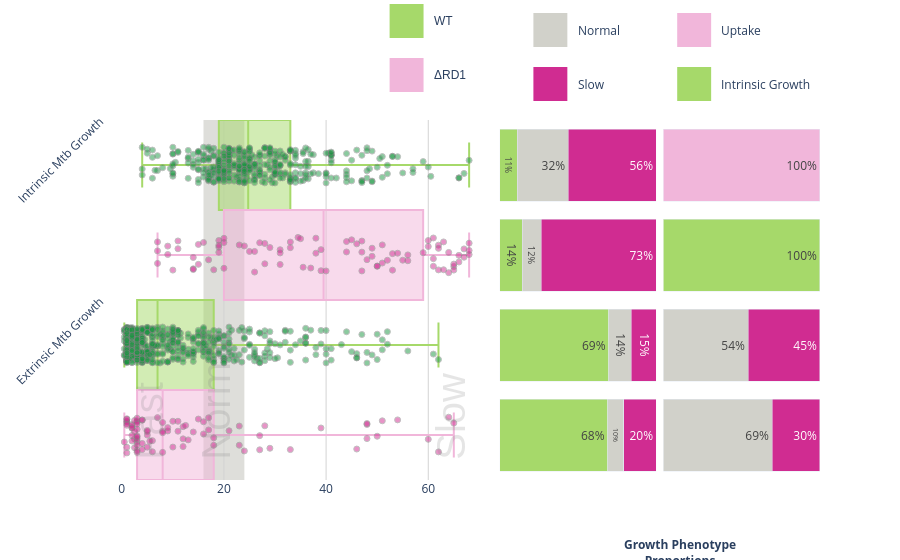

Here is the notebook cell this chart was saved with:
### Code cell
# Adjust y-positions for better separation
positions = {
    ('Intrinsic Mtb Growth', 'WT'): 3,
    ('Intrinsic Mtb Growth', 'RD1'): 2,
    ('Extrinsic Mtb Growth', 'WT'): 1,
    ('Extrinsic Mtb Growth', 'RD1'): 0
}

fig = make_subplots(rows=1, cols=3, column_widths=[0.5, 0.2, 0.2], horizontal_spacing=0.01)

# Main plot with adjusted positions
for growth in ['Intrinsic Mtb Growth', 'Extrinsic Mtb Growth']:
    for strain in subset_df['Strain'].unique():
        data = subset_df[(subset_df['Growth'] == growth) & (subset_df['Strain'] == strain)]
        y_pos = positions[(growth, strain)]
        
        # Box plot
        fig.add_trace(
            go.Box(
                x=data['Doubling Times'],
                y=[y_pos] * len(data),
                name=f"{growth} - {strain}",
                marker_color=expanded_piyg[1] if strain == 'WT' else expanded_piyg[-2],
                showlegend=False,
                orientation='h',
                boxpoints=False, width = 1
            ), row=1, col=1
        )
        
        # Strip plot with jitter
        jitter = np.random.uniform(-0.2, 0.2, len(data))
        fig.add_trace(
            go.Scatter(
                x=data['Doubling Times'],
                y=[y_pos + j for j in jitter],
                mode='markers',
                marker=dict(
                    color=expanded_piyg[0] if strain == 'WT' else expanded_piyg[-1],
                    size=6,
                    opacity=0.5,
                    line=dict(color='gray', width=1)
                ),
                showlegend=False
            ), row=1, col=1
        )

# Update layout with new y-axis settings
fig.update_layout(
    yaxis=dict(
        ticktext=['Extrinsic Mtb Growth', 'Intrinsic Mtb Growth', ],#'ΔRD1', 'WT'],
        tickvals=[1.5,3.5],
        tickmode='array', tickangle=360-45

    )
)
bin_start, bin_end = bins[1], bins[2]
fig.add_vrect(
    x0=bin_start, x1=bin_end,
    fillcolor=expanded_piyg[3],
    opacity=0.7,
    layer='below',
    line_width=0,
    row=1, col=1
)


    
# First proportion plot (Growth Speed)
growth_speed_data = subset_df.groupby(['Growth', 'Strain', 'Growth Category']).size().unstack(fill_value=0)
growth_speed_pcts = growth_speed_data.div(growth_speed_data.sum(axis=1), axis=0)

for i, (idx, row) in enumerate(growth_speed_pcts.iterrows()):
    left = 0
    for j, (category, color) in enumerate(zip(['Fast', 'Normal', 'Slow'], 
                            [expanded_piyg[1], expanded_piyg[3], expanded_piyg[5]])):
        if row[category] > 0:
            fig.add_trace(
                go.Bar(
                    x=[row[category]],
                    y=[i],
                    orientation='h',
                    marker_color=color,
                    name=category,
                    text=[f"{int(row[category]*100)}%"],
                    textposition='inside',
                    showlegend=(i==0)  # Only show legend for first group
                ), row=1, col=2
            )

for i, (growth, strain) in enumerate( [ ('Extrinsic Mtb Growth', 'WT'), 
                                       ('Extrinsic Mtb Growth', 'RD1'),
                                        ('Intrinsic Mtb Growth', 'WT'),
                                       ('Intrinsic Mtb Growth', 'RD1'),
                                      
                                    ]):
   if growth == 'Intrinsic Mtb Growth':
       # Single bar for intrinsic growth
       fig.add_trace(
           go.Bar(
               x=[1.0],
               y=[i],
               orientation='h',
               marker_color=expanded_piyg[1] if strain == 'WT' else expanded_piyg[-2],
               showlegend=False,
               text=['100%'],
               textposition='inside',
           ), row=1, col=3
       )
   else:
       # Stacked bars for extrinsic growth
       data = extrinsic_proportions.loc[strain]
       fig.add_trace(
           go.Bar(
               x=[data['Transfer']],
               y=[i],
               orientation='h',
               marker_color=expanded_piyg[-3],
               name='Transfer',
               showlegend=(i==0),
               text=[f"{int(data['Transfer']*100)}%"],
               textposition='inside',
           ), row=1, col=3
       )
       fig.add_trace(
           go.Bar(
               x=[data['Uptake']],
               y=[i],
               orientation='h',
               marker_color=expanded_piyg[-1],
               name='Uptake',
               showlegend=(i==0),
               text=[f"{int(data['Uptake']*100)}%"],
               textposition='inside',
           ), row=1, col=3
       )


# Update axes for proportion plots
fig.update_xaxes(range=[0, 1], showticklabels=False, row=1, col=2)
fig.update_xaxes(range=[0, 1], showticklabels=False, row=1, col=3)
fig.update_yaxes(range=[0, 1], showticklabels=False, row=1, col=2)
fig.update_yaxes(range=[0, 1], showticklabels=False, row=1, col=3)

# Update layout for proper stacking
fig.update_layout(
    barmode='stack',
    margin=dict(t=120),  # Top padding of 150px
    yaxis1=dict(range=[-0.5, 3.5]),
    yaxis2=dict(range=[-0.5, 3.5]),
    yaxis3=dict(range=[-0.5, 3.5])
)

# Remove all existing legends
fig.update_traces(showlegend=False)

# Add legend annotations above second plot (Growth Speed)
for i, (category, color) in enumerate(zip(['Fast', 'Normal', 'Slow'], 
                        [expanded_piyg[1], expanded_piyg[3], expanded_piyg[5]])):
    fig.add_shape(
        type="rect",
        x0=0.6, x1=0.65,
        y0=1.35 - (i*0.15), y1=1.45 - (i*0.15),
        xref="paper", yref="paper",
        fillcolor=color,
        line_color="white",
    )
    fig.add_annotation(
        x=0.66, y=1.4 - (i*0.15),
        text=category,
        xref="paper", yref="paper",
        showarrow=False,
        font=dict(size=12),
        xanchor='left',  # 'left', 'center', or 'right'
        yanchor='middle'  # 'top', 'middle', or 'bottom'
    )

# Add legend annotations above third plot (Transfer/Uptake)
colors = [expanded_piyg[-1], expanded_piyg[-2], expanded_piyg[1]]
for i, label in enumerate(['Transfer', 'Uptake', 'Intrinsic Growth']):
    fig.add_shape(
        type="rect",
        x0=0.8, x1=0.85,
        y0=1.35 - (i*0.15), y1=1.45 - (i*0.15),
        xref="paper", yref="paper",
        fillcolor=colors[i],
        line_color="white",
    )
    fig.add_annotation(
        x=0.86, y=1.4 - (i*0.15),
        text=label,
        xref="paper", yref="paper",
        showarrow=False,
        font=dict(size=12),
        xanchor='left',  # 'left', 'center', or 'right'
        yanchor='middle'  # 'top', 'middle', or 'bottom'
    )
# Add titles above legends
fig.add_annotation(
   x=0.625, y=1.55,
   text="Growth Speed",
   xref="paper", yref="paper",
   showarrow=False,
   font=dict(size=12, weight='bold'),
   xanchor='left',
   yanchor='middle'
)

fig.add_annotation(
   x=0.825, y=1.55,
   text="Mtb Origin",
   xref="paper", yref="paper",
   showarrow=False,
   font=dict(size=12, weight='bold'),
   xanchor='left',
   yanchor='middle'  
)

fig.add_annotation(
   x=0.725, y=-0.2,
   text="Growth Phenotype<br>Proportions",
   xref="paper", yref="paper",
   showarrow=False,
   font=dict(size=12, weight='bold'),
   xanchor='left',
   yanchor='middle'  
)

fig.update_layout(
   plot_bgcolor='white',
   paper_bgcolor='white'
)

fig.update_xaxes(
   showgrid=True,
   gridwidth=1,
   gridcolor='lightgrey',
   row=1, col=1
)
# Add vertical text labels
for text, x_pos in zip(['Fast', 'Normal', 'Slow'], [10, 23, 69]):
    fig.add_annotation(
        x=x_pos, y=-0.3,
        text=text,
        font=dict(size=40, color='gray', family='Helvetica'),
        opacity=0.2,
        showarrow=False,
        textangle=-90,
        row=1, col=1, 
        xanchor='right', 
        yanchor='bottom'  

    )
# Add legend for strains
colors = [expanded_piyg[1], expanded_piyg[-2]]  # WT and RD1 colors
for i, (label, color) in enumerate(zip(['WT', 'ΔRD1'], colors)):
   fig.add_shape(
       type="rect",
       x0=0.4, x1=0.45,
       y0=1.225 - (i*0.15), y1=1.325 - (i*0.15),
       xref="paper", yref="paper",
       fillcolor=color,
       line_color="white",
   )
   fig.add_annotation(
       x=0.46, y=1.275 - (i*0.15),
       text=label,
       xref="paper", yref="paper",
       showarrow=False,
       font=dict(size=12, family='Helvetica'),
       xanchor='left',
       yanchor='middle'
   )
fig.add_annotation(
   x=0.425, y=1.425,
   text="Strain",
   xref="paper", yref="paper",
   showarrow=False,
   font=dict(size=12, weight='bold', family='Helvetica'),
   xanchor='center',
   yanchor='middle'
    )
fig.show()

boxplot=fig

### Figure 1 — Plotly figure (JSON) as saved in the notebook; plotly's stock layout.template omitted (floating-point values rounded to 4 significant figures; data arrays with more than 128 entries replaced by an {"elided": "..."} marker saying what was removed)
{"data": [{"boxpoints": false, "marker": {"color": "#a6d96a"}, "name": "Intrinsic Mtb Growth - WT", "orientation": "h", "showlegend": false, "type": "box", "width": 1, "x": {"elided": "372 float values"}, "xaxis": "x", "y": {"elided": "372 int values"}, "yaxis": "y"}, {"marker": {"color": "#1a9641", "line": {"color": "gray", "width": 1}, "opacity": 0.5, "size": 6}, "mode": "markers", "showlegend": false, "type": "scatter", "x": {"elided": "372 float values"}, "xaxis": "x", "y": {"elided": "372 float values"}, "yaxis": "y"}, {"boxpoints": false, "marker": {"color": "#f1b6da"}, "name": "Intrinsic Mtb Growth - RD1", "orientation": "h", "showlegend": false, "type": "box", "width": 1, "x": [35.5, 34.5, 67, 47, 35, 16, 53, 56, 29, 54, 55, 10, 64, 60, 33, 7, 62, 62, 52, 66, 15, 14, 38, 65, 14, 7, 9, 15, 31, 11, 17, 37, 51, 31, 44, 66, 68, 68, 48, 11, 31, 68, 63, 65, 19, 51, 44, 19, 24, 33, 25, 47, 64, 65, 47, 18, 28, 59, 19, 20, 67, 49, 26, 50, 63, 14, 61, 60, 46, 9, 61, 53, 20, 45, 39, 19, 50, 7, 39, 28, 38, 49, 20, 62, 26, 61, 40, 23, 27, 56], "xaxis": "x", "y": [2, 2, 2, 2, 2, 2, 2, 2, 2, 2, 2, 2, 2, 2, 2, 2, 2, 2, 2, 2, 2, 2, 2, 2, 2, 2, 2, 2, 2, 2, 2, 2, 2, 2, 2, 2, 2, 2, 2, 2, 2, 2, 2, 2, 2, 2, 2, 2, 2, 2, 2, 2, 2, 2, 2, 2, 2, 2, 2, 2, 2, 2, 2, 2, 2, 2, 2, 2, 2, 2, 2, 2, 2, 2, 2, 2, 2, 2, 2, 2, 2, 2, 2, 2, 2, 2, 2, 2, 2, 2], "yaxis": "y"}, {"marker": {"color": "#d02c91", "line": {"color": "gray", "width": 1}, "opacity": 0.5, "size": 6}, "mode": "markers", "showlegend": false, "type": "scatter", "x": [35.5, 34.5, 67, 47, 35, 16, 53, 56, 29, 54, 55, 10, 64, 60, 33, 7, 62, 62, 52, 66, 15, 14, 38, 65, 14, 7, 9, 15, 31, 11, 17, 37, 51, 31, 44, 66, 68, 68, 48, 11, 31, 68, 63, 65, 19, 51, 44, 19, 24, 33, 25, 47, 64, 65, 47, 18, 28, 59, 19, 20, 67, 49, 26, 50, 63, 14, 61, 60, 46, 9, 61, 53, 20, 45, 39, 19, 50, 7, 39, 28, 38, 49, 20, 62, 26, 61, 40, 23, 27, 56], "xaxis": "x", "y": [1.864, 2.195, 2.068, 1.823, 2.181, 2.14, 1.832, 2.001, 2.083, 2.02, 1.942, 1.832, 1.804, 2.094, 2.081, 1.907, 2.109, 1.834, 1.941, 1.922, 2.118, 1.973, 2.187, 1.872, 1.847, 2.145, 2.099, 1.896, 2.059, 2.07, 1.946, 1.855, 1.911, 1.895, 2.034, 1.996, 2.005, 2.05, 1.948, 2.156, 2.022, 2.132, 2.145, 1.832, 2.162, 2.112, 2.149, 2.087, 2.101, 2.144, 2.039, 2.155, 2.029, 1.899, 2.032, 1.835, 2.128, 2.026, 2.03, 2.139, 1.975, 2.076, 2.039, 1.875, 1.836, 1.839, 1.959, 2.161, 2.124, 2.006, 1.875, 2.015, 2.186, 2.169, 1.825, 2.109, 1.878, 2.045, 2.06, 1.902, 2.02, 1.985, 1.853, 2.074, 1.81, 2.189, 1.822, 2.112, 2.136, 1.936], "yaxis": "y"}, {"boxpoints": false, "marker": {"color": "#a6d96a"}, "name": "Extrinsic Mtb Growth - WT", "orientation": "h", "showlegend": false, "type": "box", "width": 1, "x": {"elided": "500 float values"}, "xaxis": "x", "y": {"elided": "500 int values"}, "yaxis": "y"}, {"marker": {"color": "#1a9641", "line": {"color": "gray", "width": 1}, "opacity": 0.5, "size": 6}, "mode": "markers", "showlegend": false, "type": "scatter", "x": {"elided": "500 float values"}, "xaxis": "x", "y": {"elided": "500 float values"}, "yaxis": "y"}, {"boxpoints": false, "marker": {"color": "#f1b6da"}, "name": "Extrinsic Mtb Growth - RD1", "orientation": "h", "showlegend": false, "type": "box", "width": 1, "x": [60, 23, 1, 1, 1, 3, 33, 2.5, 2, 15, 12, 14, 4, 29, 23, 1, 2, 12, 24, 8, 51, 9, 8, 2.5, 3, 11, 48, 4, 11, 3, 28, 18, 3, 64, 4, 16, 2, 46, 5, 18, 1, 2, 9, 3, 8, 5, 13, 6, 50, 3, 27, 48, 17, 4, 8, 65, 3, 12, 62, 2, 2, 10, 1, 3, 12.5, 1, 3, 16, 39, 10, 6, 5, 5, 54, 7, 1, 2.5, 2.5, 5.5, 0.5, 3, 3, 17, 21, 3, 27, 48], "xaxis": "x", "y": [0, 0, 0, 0, 0, 0, 0, 0, 0, 0, 0, 0, 0, 0, 0, 0, 0, 0, 0, 0, 0, 0, 0, 0, 0, 0, 0, 0, 0, 0, 0, 0, 0, 0, 0, 0, 0, 0, 0, 0, 0, 0, 0, 0, 0, 0, 0, 0, 0, 0, 0, 0, 0, 0, 0, 0, 0, 0, 0, 0, 0, 0, 0, 0, 0, 0, 0, 0, 0, 0, 0, 0, 0, 0, 0, 0, 0, 0, 0, 0, 0, 0, 0, 0, 0, 0, 0], "yaxis": "y"}, {"marker": {"color": "#d02c91", "line": {"color": "gray", "width": 1}, "opacity": 0.5, "size": 6}, "mode": "markers", "showlegend": false, "type": "scatter", "x": [60, 23, 1, 1, 1, 3, 33, 2.5, 2, 15, 12, 14, 4, 29, 23, 1, 2, 12, 24, 8, 51, 9, 8, 2.5, 3, 11, 48, 4, 11, 3, 28, 18, 3, 64, 4, 16, 2, 46, 5, 18, 1, 2, 9, 3, 8, 5, 13, 6, 50, 3, 27, 48, 17, 4, 8, 65, 3, 12, 62, 2, 2, 10, 1, 3, 12.5, 1, 3, 16, 39, 10, 6, 5, 5, 54, 7, 1, 2.5, 2.5, 5.5, 0.5, 3, 3, 17, 21, 3, 27, 48], "xaxis": "x", "y": [-0.0476, 0.09952, 0.1521, 0.1453, 0.1724, 0.06376, -0.1622, -0.04395, 0.08143, 0.1772, -0.1285, 0.03347, 0.165, -0.1474, -0.1137, 0.1259, 0.1152, 0.0923, -0.1773, 0.04149, 0.1576, 0.04484, 0.02487, -0.1403, 0.1565, 0.1525, -0.04002, -0.1622, 0.04223, -0.1726, 0.1023, -0.03119, 0.1444, 0.1978, 0.1678, 0.01139, 0.1039, -0.1561, -0.001002, -0.1142, 0.1799, -0.00504, 0.08173, 0.1869, 0.1385, -0.1349, -0.05423, -0.1862, -0.01362, -0.07373, -0.007105, 0.1172, 0.1913, -0.09399, -0.193, 0.1321, -0.1117, -0.04299, -0.1878, -0.06628, 0.07524, 0.1529, 0.1087, -0.04296, 0.1064, -0.199, -0.009752, 0.1467, 0.07809, -0.1343, -0.06294, 0.03761, 0.05122, 0.168, 0.1933, -0.1366, 0.1613, 0.0393, -0.06825, -0.07793, 0.122, -0.1924, 0.05651, 0.04706, -0.02205, -0.1646, 0.1276], "yaxis": "y"}, {"marker": {"color": "#a6d96a"}, "name": "Fast", "orientation": "h", "showlegend": false, "text": ["68%"], "textposition": "inside", "type": "bar", "x": [0.6897], "xaxis": "x2", "y": [0], "yaxis": "y2"}, {"marker": {"color": "#d1d1ca"}, "name": "Normal", "orientation": "h", "showlegend": false, "text": ["10%"], "textposition": "inside", "type": "bar", "x": [0.1034], "xaxis": "x2", "y": [0], "yaxis": "y2"}, {"marker": {"color": "#d02c91"}, "name": "Slow", "orientation": "h", "showlegend": false, "text": ["20%"], "textposition": "inside", "type": "bar", "x": [0.2069], "xaxis": "x2", "y": [0], "yaxis": "y2"}, {"marker": {"color": "#a6d96a"}, "name": "Fast", "orientation": "h", "showlegend": false, "text": ["69%"], "textposition": "inside", "type": "bar", "x": [0.696], "xaxis": "x2", "y": [1], "yaxis": "y2"}, {"marker": {"color": "#d1d1ca"}, "name": "Normal", "orientation": "h", "showlegend": false, "text": ["14%"], "textposition": "inside", "type": "bar", "x": [0.146], "xaxis": "x2", "y": [1], "yaxis": "y2"}, {"marker": {"color": "#d02c91"}, "name": "Slow", "orientation": "h", "showlegend": false, "text": ["15%"], "textposition": "inside", "type": "bar", "x": [0.158], "xaxis": "x2", "y": [1], "yaxis": "y2"}, {"marker": {"color": "#a6d96a"}, "name": "Fast", "orientation": "h", "showlegend": false, "text": ["14%"], "textposition": "inside", "type": "bar", "x": [0.1444], "xaxis": "x2", "y": [2], "yaxis": "y2"}, {"marker": {"color": "#d1d1ca"}, "name": "Normal", "orientation": "h", "showlegend": false, "text": ["12%"], "textposition": "inside", "type": "bar", "x": [0.1222], "xaxis": "x2", "y": [2], "yaxis": "y2"}, {"marker": {"color": "#d02c91"}, "name": "Slow", "orientation": "h", "showlegend": false, "text": ["73%"], "textposition": "inside", "type": "bar", "x": [0.7333], "xaxis": "x2", "y": [2], "yaxis": "y2"}, {"marker": {"color": "#a6d96a"}, "name": "Fast", "orientation": "h", "showlegend": false, "text": ["11%"], "textposition": "inside", "type": "bar", "x": [0.1129], "xaxis": "x2", "y": [3], "yaxis": "y2"}, {"marker": {"color": "#d1d1ca"}, "name": "Normal", "orientation": "h", "showlegend": false, "text": ["32%"], "textposition": "inside", "type": "bar", "x": [0.3253], "xaxis": "x2", "y": [3], "yaxis": "y2"}, {"marker": {"color": "#d02c91"}, "name": "Slow", "orientation": "h", "showlegend": false, "text": ["56%"], "textposition": "inside", "type": "bar", "x": [0.5618], "xaxis": "x2", "y": [3], "yaxis": "y2"}, {"marker": {"color": "#d1d1ca"}, "name": "Transfer", "orientation": "h", "showlegend": false, "text": ["69%"], "textposition": "inside", "type": "bar", "x": [0.694], "xaxis": "x3", "y": [0], "yaxis": "y3"}, {"marker": {"color": "#d02c91"}, "name": "Uptake", "orientation": "h", "showlegend": false, "text": ["30%"], "textposition": "inside", "type": "bar", "x": [0.306], "xaxis": "x3", "y": [0], "yaxis": "y3"}, {"marker": {"color": "#d1d1ca"}, "name": "Transfer", "orientation": "h", "showlegend": false, "text": ["54%"], "textposition": "inside", "type": "bar", "x": [0.5402], "xaxis": "x3", "y": [1], "yaxis": "y3"}, {"marker": {"color": "#d02c91"}, "name": "Uptake", "orientation": "h", "showlegend": false, "text": ["45%"], "textposition": "inside", "type": "bar", "x": [0.4598], "xaxis": "x3", "y": [1], "yaxis": "y3"}, {"marker": {"color": "#a6d96a"}, "orientation": "h", "showlegend": false, "text": ["100%"], "textposition": "inside", "type": "bar", "x": [1], "xaxis": "x3", "y": [2], "yaxis": "y3"}, {"marker": {"color": "#f1b6da"}, "orientation": "h", "showlegend": false, "text": ["100%"], "textposition": "inside", "type": "bar", "x": [1], "xaxis": "x3", "y": [3], "yaxis": "y3"}], "layout": {"annotations": [{"font": {"size": 12}, "showarrow": false, "text": "Fast", "x": 0.66, "xanchor": "left", "xref": "paper", "y": 1.4, "yanchor": "middle", "yref": "paper"}, {"font": {"size": 12}, "showarrow": false, "text": "Normal", "x": 0.66, "xanchor": "left", "xref": "paper", "y": 1.25, "yanchor": "middle", "yref": "paper"}, {"font": {"size": 12}, "showarrow": false, "text": "Slow", "x": 0.66, "xanchor": "left", "xref": "paper", "y": 1.1, "yanchor": "middle", "yref": "paper"}, {"font": {"size": 12}, "showarrow": false, "text": "Transfer", "x": 0.86, "xanchor": "left", "xref": "paper", "y": 1.4, "yanchor": "middle", "yref": "paper"}, {"font": {"size": 12}, "showarrow": false, "text": "Uptake", "x": 0.86, "xanchor": "left", "xref": "paper", "y": 1.25, "yanchor": "middle", "yref": "paper"}, {"font": {"size": 12}, "showarrow": false, "text": "Intrinsic Growth", "x": 0.86, "xanchor": "left", "xref": "paper", "y": 1.1, "yanchor": "middle", "yref": "paper"}, {"font": {"size": 12, "weight": "bold"}, "showarrow": false, "text": "Growth Speed", "x": 0.625, "xanchor": "left", "xref": "paper", "y": 1.55, "yanchor": "middle", "yref": "paper"}, {"font": {"size": 12, "weight": "bold"}, "showarrow": false, "text": "Mtb Origin", "x": 0.825, "xanchor": "left", "xref": "paper", "y": 1.55, "yanchor": "middle", "yref": "paper"}, {"font": {"size": 12, "weight": "bold"}, "showarrow": false, "text": "Growth Phenotype<br>Proportions", "x": 0.725, "xanchor": "left", "xref": "paper", "y": -0.2, "yanchor": "middle", "yref": "paper"}, {"font": {"color": "gray", "family": "Helvetica", "size": 40}, "opacity": 0.2, "showarrow": false, "text": "Fast", "textangle": -90, "x": 10, "xanchor": "right", "xref": "x", "y": -0.3, "yanchor": "bottom", "yref": "y"}, {"font": {"color": "gray", "family": "Helvetica", "size": 40}, "opacity": 0.2, "showarrow": false, "text": "Normal", "textangle": -90, "x": 23, "xanchor": "right", "xref": "x", "y": -0.3, "yanchor": "bottom", "yref": "y"}, {"font": {"color": "gray", "family": "Helvetica", "size": 40}, "opacity": 0.2, "showarrow": false, "text": "Slow", "textangle": -90, "x": 69, "xanchor": "right", "xref": "x", "y": -0.3, "yanchor": "bottom", "yref": "y"}, {"font": {"family": "Helvetica", "size": 12}, "showarrow": false, "text": "WT", "x": 0.46, "xanchor": "left", "xref": "paper", "y": 1.275, "yanchor": "middle", "yref": "paper"}, {"font": {"family": "Helvetica", "size": 12}, "showarrow": false, "text": "ΔRD1", "x": 0.46, "xanchor": "left", "xref": "paper", "y": 1.125, "yanchor": "middle", "yref": "paper"}, {"font": {"family": "Helvetica", "size": 12, "weight": "bold"}, "showarrow": false, "text": "Strain", "x": 0.425, "xanchor": "center", "xref": "paper", "y": 1.425, "yanchor": "middle", "yref": "paper"}], "autosize": true, "barmode": "stack", "margin": {"t": 120}, "paper_bgcolor": "white", "plot_bgcolor": "white", "shapes": [{"fillcolor": "#d1d1ca", "layer": "below", "line": {"width": 0}, "opacity": 0.7, "type": "rect", "x0": 16, "x1": 24, "xref": "x", "y0": 0, "y1": 1, "yref": "y domain"}, {"fillcolor": "#a6d96a", "line": {"color": "white"}, "type": "rect", "x0": 0.6, "x1": 0.65, "xref": "paper", "y0": 1.35, "y1": 1.45, "yref": "paper"}, {"fillcolor": "#d1d1ca", "line": {"color": "white"}, "type": "rect", "x0": 0.6, "x1": 0.65, "xref": "paper", "y0": 1.2, "y1": 1.3, "yref": "paper"}, {"fillcolor": "#d02c91", "line": {"color": "white"}, "type": "rect", "x0": 0.6, "x1": 0.65, "xref": "paper", "y0": 1.05, "y1": 1.15, "yref": "paper"}, {"fillcolor": "#d02c91", "line": {"color": "white"}, "type": "rect", "x0": 0.8, "x1": 0.85, "xref": "paper", "y0": 1.35, "y1": 1.45, "yref": "paper"}, {"fillcolor": "#f1b6da", "line": {"color": "white"}, "type": "rect", "x0": 0.8, "x1": 0.85, "xref": "paper", "y0": 1.2, "y1": 1.3, "yref": "paper"}, {"fillcolor": "#a6d96a", "line": {"color": "white"}, "type": "rect", "x0": 0.8, "x1": 0.85, "xref": "paper", "y0": 1.05, "y1": 1.15, "yref": "paper"}, {"fillcolor": "#a6d96a", "line": {"color": "white"}, "type": "rect", "x0": 0.4, "x1": 0.45, "xref": "paper", "y0": 1.225, "y1": 1.325, "yref": "paper"}, {"fillcolor": "#f1b6da", "line": {"color": "white"}, "type": "rect", "x0": 0.4, "x1": 0.45, "xref": "paper", "y0": 1.075, "y1": 1.175, "yref": "paper"}], "xaxis": {"anchor": "y", "autorange": true, "domain": [0, 0.5444], "gridcolor": "lightgrey", "gridwidth": 1, "range": [-3.72, 72.22], "showgrid": true, "type": "linear"}, "xaxis2": {"anchor": "y2", "domain": [0.5544, 0.7722], "range": [0, 1], "showticklabels": false, "type": "linear"}, "xaxis3": {"anchor": "y3", "domain": [0.7822, 1], "range": [0, 1], "showticklabels": false, "type": "linear"}, "yaxis": {"anchor": "x", "domain": [0, 1], "range": [-0.5, 3.5], "tickangle": -45, "tickmode": "array", "ticktext": ["Extrinsic Mtb Growth", "Intrinsic Mtb Growth"], "tickvals": [1.5, 3.5], "type": "linear"}, "yaxis2": {"anchor": "x2", "domain": [0, 1], "range": [-0.5, 3.5], "showticklabels": false, "type": "linear"}, "yaxis3": {"anchor": "x3", "domain": [0, 1], "range": [-0.5, 3.5], "showticklabels": false, "type": "linear"}}}
